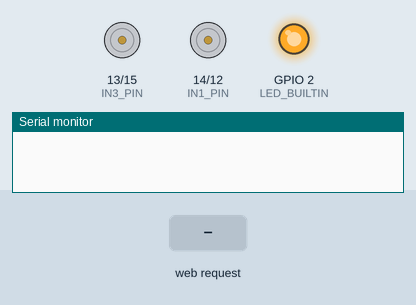
The sketch below on a simulated ESP8266 (NodeMCU). Parts: motor-driver pin pairs drawn as motors (green arrow = first pin HIGH = forward, orange = second pin HIGH = backward, longer = more drive), output pins drawn as LEDs (lit = HIGH, except the on-board LED, lit = LOW), the last lines printed to the serial monitor. Dashed ring = blinking. Inputs (shaded band) come from the test bench. WiFi joins after 1.5 s; servers stay silent unless stated.

Above: at 0.1 s.
At 2.8 s:
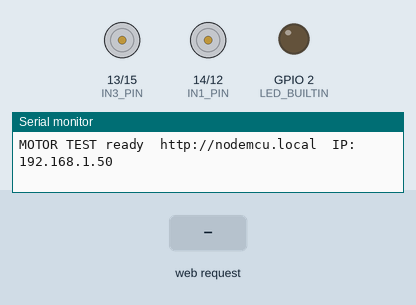
2.9 s: HTTP request GET /drive?c=GO received
At 3.05 s:
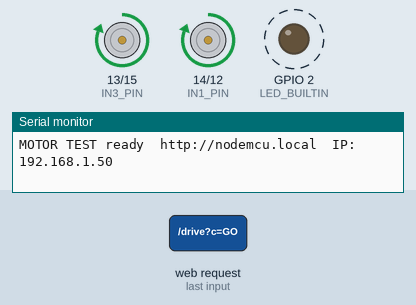
Timing chart, 0 to 5.9 s (numbered marks = the images above; inputs shaded):
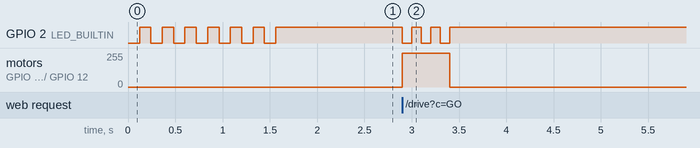

The sketch:

rc_motor_test.ino
```cpp
#include <ESP8266WiFi.h>
#include <ESP8266WebServer.h>
#include <ESP8266mDNS.h>

const char* WIFI_SSID = "Airtel_akas_0733";
const char* WIFI_PASS = "Air@27921";

const uint8_t IN1_PIN = 14;  // D5 -> OUT1 left
const uint8_t IN2_PIN = 12;  // D6 -> OUT2 left
const uint8_t IN3_PIN = 13;  // D7 -> OUT3 right
const uint8_t IN4_PIN = 15;  // D8 -> OUT4 right

const unsigned long FAILSAFE_MS = 500;   // > worst Wi-Fi RTT (~134 ms)

ESP8266WebServer server(80);
unsigned long lastCmdMs = 0;
bool driving = false;

const char INDEX_HTML[] PROGMEM = R"rawliteral(
<!DOCTYPE html><html><head><meta charset="utf-8">
<meta name="viewport" content="width=device-width,initial-scale=1">
<title>Motor Test</title>
<style>
body{font-family:sans-serif;text-align:center;margin-top:10vh;background:#111;color:#eee}
button{font-size:3rem;padding:2rem 4rem;border:none;border-radius:1rem;background:#2a2;color:#fff;user-select:none;touch-action:none}
button:active{background:#4c4}
p{color:#888}
</style></head><body>
<h1>Motor test</h1>
<button id="go">HOLD - ALL MOTORS</button>
<p>Wheels off the ground. Release = stop.</p>
<script>
const b=document.getElementById('go');
let iv=null;
function send(c){fetch('/drive?c='+c).catch(()=>{});}
function down(e){
  e.preventDefault();
  if(iv)return;
  send('GO');
  iv=setInterval(()=>send('GO'),60);
}
function up(e){
  if(e)e.preventDefault();
  if(iv){clearInterval(iv);iv=null;}
  send('STOP');
}
b.addEventListener('pointerdown',down);
b.addEventListener('pointerup',up);
b.addEventListener('pointerleave',up);
b.addEventListener('pointercancel',up);
document.addEventListener('visibilitychange',()=>{if(document.hidden)up()});
window.addEventListener('pagehide',()=>{up();navigator.sendBeacon('/drive?c=STOP')});
</script>
</body></html>
)rawliteral";

void allLow() {
  digitalWrite(IN1_PIN, LOW);
  digitalWrite(IN2_PIN, LOW);
  digitalWrite(IN3_PIN, LOW);
  digitalWrite(IN4_PIN, LOW);
}

void applyCmd(int cmd) {
  if (cmd == 1) {
    digitalWrite(IN1_PIN, HIGH);
    digitalWrite(IN2_PIN, LOW);
    digitalWrite(IN3_PIN, HIGH);
    digitalWrite(IN4_PIN, LOW);
    driving = true;
  } else {
    allLow();
    driving = false;
  }
  lastCmdMs = millis();
}

void handleDrive() {
  String c = server.arg("c");
  applyCmd(c == "GO" ? 1 : 0);
  server.send(200, "text/plain", "ok");
}

void handleRoot() {
  server.send_P(200, "text/html", INDEX_HTML);
}

void setup() {
  pinMode(IN1_PIN, OUTPUT);
  pinMode(IN2_PIN, OUTPUT);
  pinMode(IN3_PIN, OUTPUT);
  pinMode(IN4_PIN, OUTPUT);
  allLow();

  pinMode(LED_BUILTIN, OUTPUT);
  digitalWrite(LED_BUILTIN, HIGH);

  WiFi.mode(WIFI_STA);
  WiFi.begin(WIFI_SSID, WIFI_PASS);
  unsigned long t0 = millis();
  while (WiFi.status() != WL_CONNECTED && millis() - t0 < 15000) {
    digitalWrite(LED_BUILTIN, LOW);
    delay(120);
    digitalWrite(LED_BUILTIN, HIGH);
    delay(120);
  }
  digitalWrite(LED_BUILTIN, HIGH);

  if (WiFi.status() == WL_CONNECTED && MDNS.begin("nodemcu")) {
    MDNS.addService("http", "tcp", 80);
  }

  server.on("/", handleRoot);
  server.on("/drive", HTTP_GET, handleDrive);
  server.begin();

  Serial.begin(115200);
  Serial.print("MOTOR TEST ready  http://nodemcu.local  IP: ");
  Serial.println(WiFi.localIP());
}

void loop() {
  server.handleClient();

  if (driving && millis() - lastCmdMs > FAILSAFE_MS) {
    applyCmd(0);
  }

  static unsigned long lastBlinkMs = 0;
  static bool ledOn = false;
  if (driving && millis() - lastBlinkMs >= 100) {
    lastBlinkMs = millis();
    ledOn = !ledOn;
    digitalWrite(LED_BUILTIN, ledOn ? LOW : HIGH);
  } else if (!driving && ledOn) {
    ledOn = false;
    digitalWrite(LED_BUILTIN, HIGH);
  }
}
```

Measured:
- after the input at 2.9 s, GPIO 2 (LED_BUILTIN): alternates HIGH for 0.10 s and LOW for 0.10 s, 6 changes in all, then stays HIGH, starting at once; motor on GPIO 13 (IN3_PIN) / GPIO 15 (IN4_PIN), motor on GPIO 14 (IN1_PIN) / GPIO 12 (IN2_PIN): stopped → forward 255/255 at once, → stopped 0.50 s later
